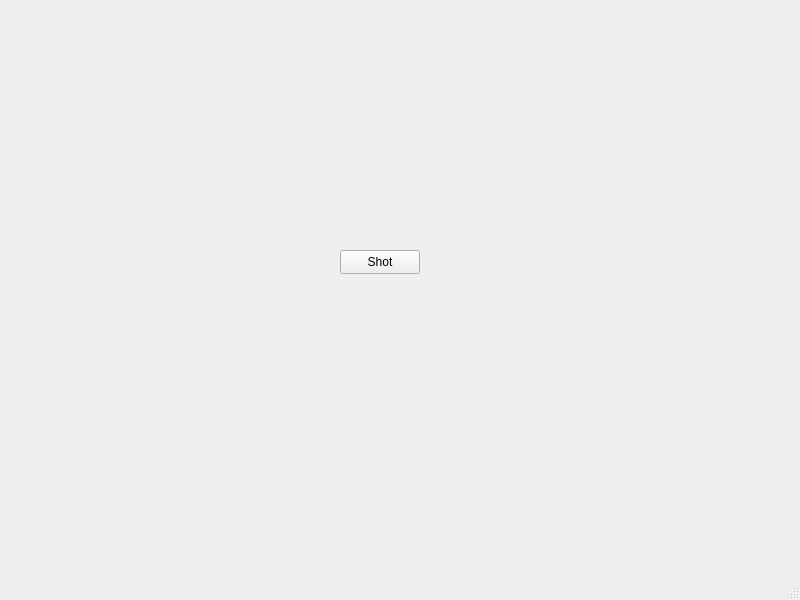
<?xml version="1.0" encoding="UTF-8"?>
<ui version="4.0">
 <class>MainWindow</class>
 <widget class="QMainWindow" name="MainWindow">
  <property name="geometry">
   <rect>
    <x>0</x>
    <y>0</y>
    <width>800</width>
    <height>600</height>
   </rect>
  </property>
  <property name="windowTitle">
   <string>MainWindow</string>
  </property>
  <widget class="QWidget" name="centralwidget">
   <widget class="QPushButton" name="shotBtn">
    <property name="geometry">
     <rect>
      <x>340</x>
      <y>250</y>
      <width>80</width>
      <height>24</height>
     </rect>
    </property>
    <property name="text">
     <string>Shot</string>
    </property>
   </widget>
  </widget>
  <widget class="QMenuBar" name="menubar">
   <property name="geometry">
    <rect>
     <x>0</x>
     <y>0</y>
     <width>800</width>
     <height>21</height>
    </rect>
   </property>
  </widget>
  <widget class="QStatusBar" name="statusbar"/>
 </widget>
 <resources/>
 <connections/>
</ui>
